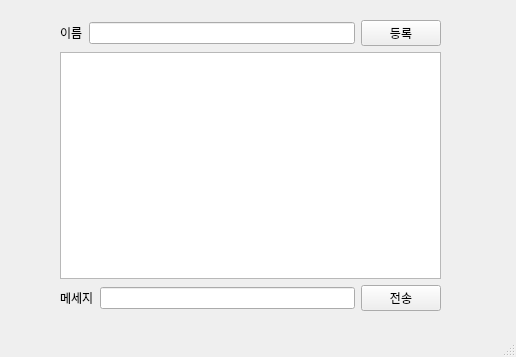
<?xml version="1.0" encoding="UTF-8"?>
<ui version="4.0">
 <class>MainWindow</class>
 <widget class="QMainWindow" name="MainWindow">
  <property name="geometry">
   <rect>
    <x>0</x>
    <y>0</y>
    <width>516</width>
    <height>357</height>
   </rect>
  </property>
  <property name="windowTitle">
   <string>MainWindow</string>
  </property>
  <widget class="QWidget" name="centralwidget">
   <widget class="QWidget" name="verticalLayoutWidget">
    <property name="geometry">
     <rect>
      <x>60</x>
      <y>20</y>
      <width>381</width>
      <height>291</height>
     </rect>
    </property>
    <layout class="QVBoxLayout" name="verticalLayout">
     <item>
      <layout class="QHBoxLayout" name="horizontalLayout_3">
       <item>
        <widget class="QLabel" name="label_2">
         <property name="text">
          <string>이름</string>
         </property>
        </widget>
       </item>
       <item>
        <widget class="QLineEdit" name="name_lineEdit"/>
       </item>
       <item>
        <widget class="QPushButton" name="resigeter_btn">
         <property name="text">
          <string>등록</string>
         </property>
        </widget>
       </item>
      </layout>
     </item>
     <item>
      <widget class="QListWidget" name="listWidget"/>
     </item>
     <item>
      <layout class="QHBoxLayout" name="horizontalLayout">
       <item>
        <widget class="QLabel" name="label_3">
         <property name="text">
          <string>메세지</string>
         </property>
        </widget>
       </item>
       <item>
        <widget class="QLineEdit" name="msg_lineEdit"/>
       </item>
       <item>
        <widget class="QPushButton" name="msg_btn">
         <property name="text">
          <string>전송</string>
         </property>
        </widget>
       </item>
      </layout>
     </item>
    </layout>
   </widget>
  </widget>
  <widget class="QMenuBar" name="menubar">
   <property name="geometry">
    <rect>
     <x>0</x>
     <y>0</y>
     <width>516</width>
     <height>22</height>
    </rect>
   </property>
  </widget>
  <widget class="QStatusBar" name="statusbar"/>
 </widget>
 <resources/>
 <connections/>
</ui>
